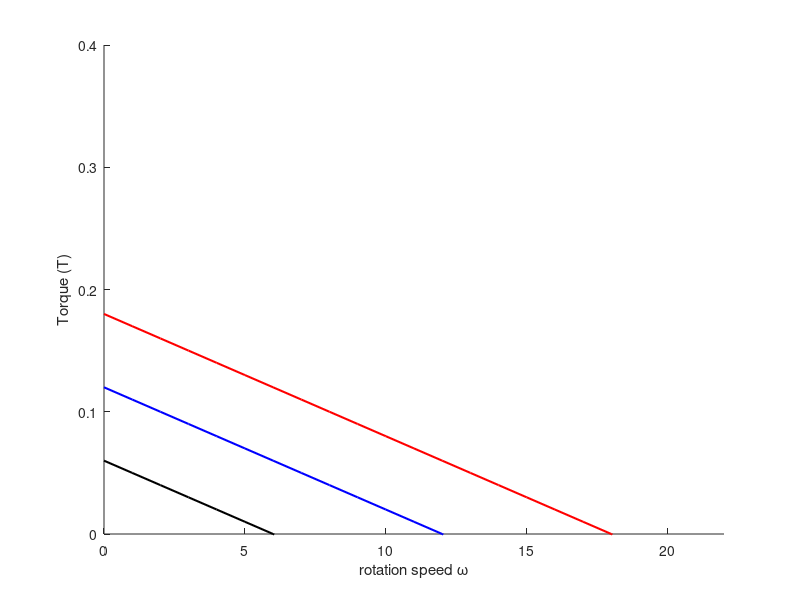
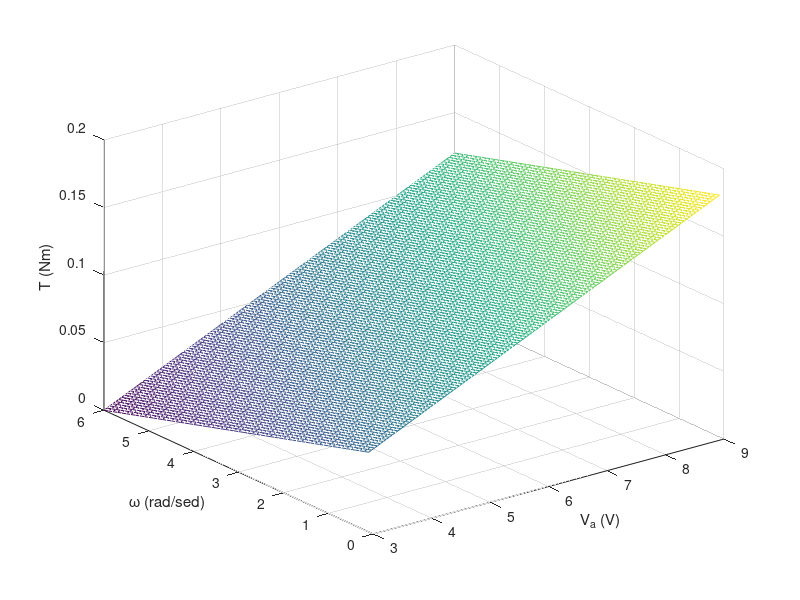

These charts were generated, in order, by the following MATLAB code:
% TorqueSpeedRelation.m
% Fred Livingston (fjliving@ncsu.edu) 2-19-2023

clc;
clear all;
close all;

Ke = 0.2; % Torque Constant Nm/A
Kb = 0.5; % Back-EMF Constant Vs/rad
R = 10;    % Terminal Resistance

counter1 = 1;
for spd = 0:1:50
    V = 3;
        counter2 = 1;
    T(counter1,counter2) = Ke / R * (V - Kb * spd);
    V = 6;
        counter2 = 2;
    T(counter1,counter2) = Ke / R * (V - Kb * spd);
    V = 9;
        counter2 = 3;
    T(counter1,counter2) = Ke / R * (V - Kb * spd);
    counter1 = counter1 + 1;
end
spd = 0:1:50;
figure;
hold on;
plot(spd,T(:,1),'k','linewidth',1.5);
plot(spd,T(:,2),'b','linewidth',1.5);
plot(spd,T(:,3),'r','linewidth',1.5);
xlabel('rotation speed \omega');
ylabel('Torque (T)');
xlim([0 22]);
ylim([0 0.4]);


counter1 = 1;
counter2 = 1;
for V = 3:0.05:9
% for V = 3
    for spd = 0.1:0.1:6
        T(counter2,counter1) = Ke / R * (V - Kb * spd);
        counter2 = counter2 + 1;
    end
    counter1 = counter1 + 1;
    counter2 = 1;
end

V = 3:0.05:9;
% V = 3;
spd = 0.1:0.1:6;

figure;
mesh(V,spd,T);
xlabel('V_a (V)');
ylabel('\omega (rad/sed)');
zlabel('T (Nm)');


